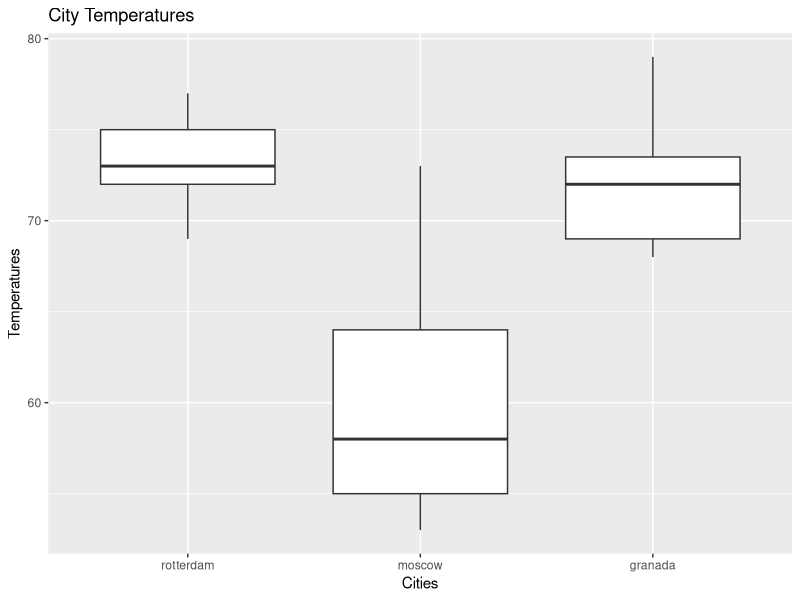

Reproduce this figure in R.
## ---- chunk 1
test_variable <- 2 + 6
test_variable
## ---- chunk 2
# Create your variable here
temps_f <- c(69,77,76,72,72,73,74)
temps_f
## ---- chunk 3
# Write your function here
fahrenheit_to_celsius <- function(temp){
  return((temp - 32) * 5/9)
}
fahrenheit_to_celsius(32)
fahrenheit_to_celsius(0)
## ---- chunk 4
# Apply your function to temp_f here
temps_c <- sapply(temps_f, fahrenheit_to_celsius)
temps_c
## ---- chunk 5
# Write your function here
is_nice_weather <- function(temps){
  count <- 0
  for (temp in temps){
    if (temp > 60){
      count <- count +1 
      
    }
  }
  return(count > (length(temps) / 2))
}
is_nice_weather(temps_f)
## ---- chunk 6
# Create your list here
possible_destinations <- list(rotterdam = temps_f,moscow=c(69, 73, 54, 56, 53, 58, 59),granada=c(79, 74, 70, 68, 73, 68, 72))
possible_destinations
## ---- chunk 7
# Apply your function to your list
nice_cities <- lapply(possible_destinations, is_nice_weather)
nice_cities
## ---- chunk 8
# Create your boxplot visualization.
install.packages("ggplot2")
library(ggplot2)
## ---- chunk 9
destination_df = as.data.frame(possible_destinations)
ggplot(stack(destination_df), aes(x=ind, y=values)) + geom_boxplot() + labs(x= "Cities", y="Temperatures") + ggtitle("City Temperatures")
